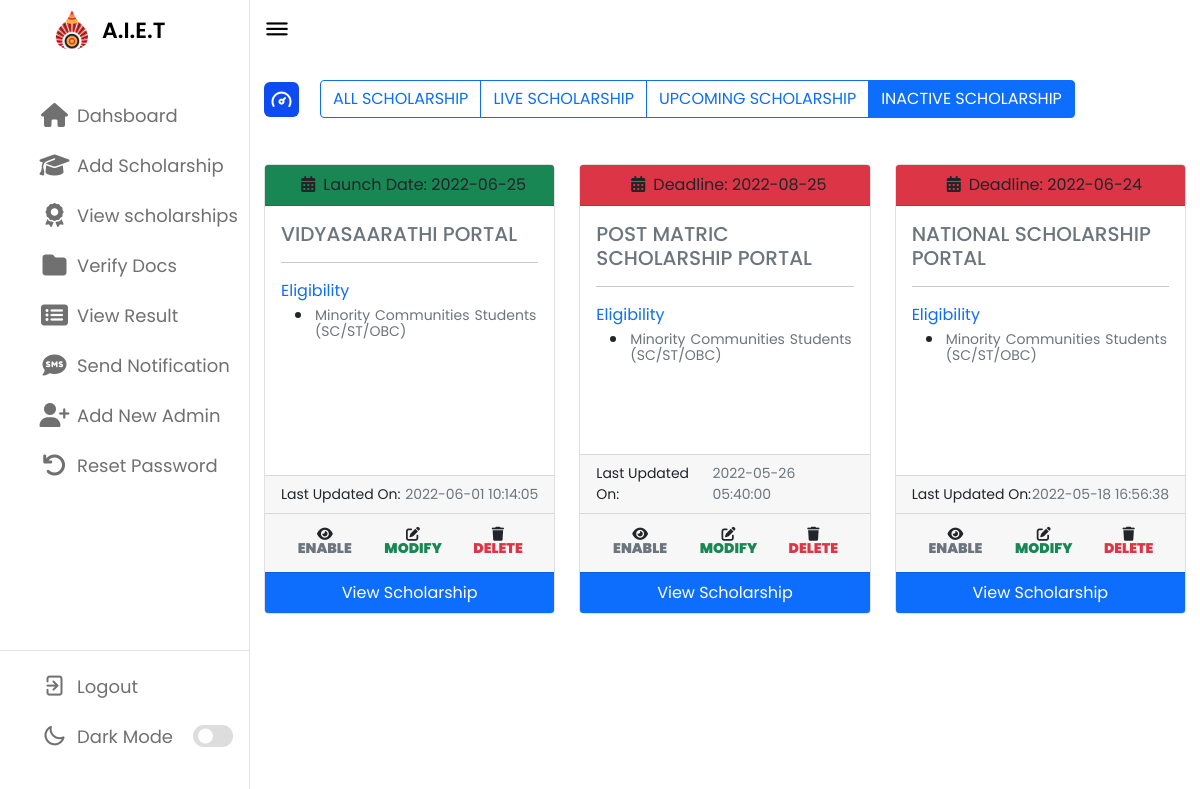
Page /Admin_Dashboard_Panel/inactive-scholarship.php (signed in) on the earlier database version.
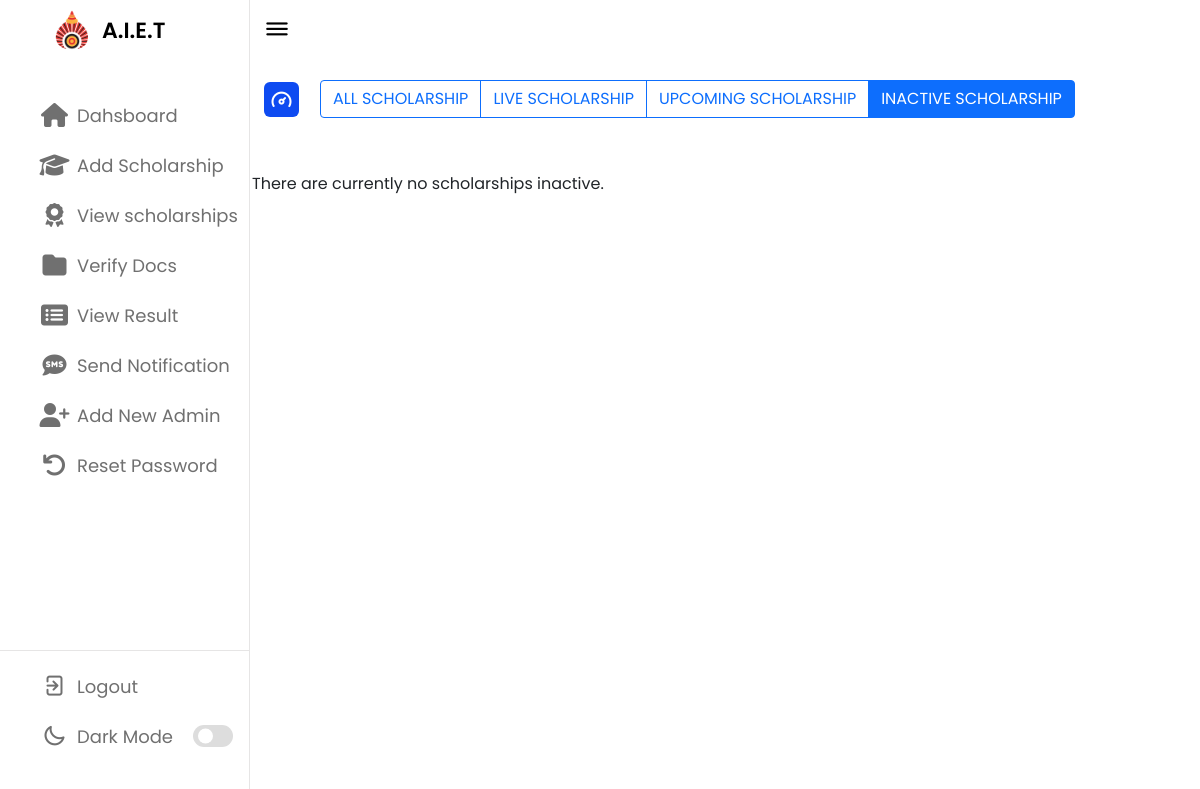
Same page on the later database version.
### tables this page shows
CREATE TABLE `elig_req` (
  `sch_name` varchar(255) DEFAULT NULL,
  `minority` varchar(255) DEFAULT NULL,
  `sc_st` varchar(255) DEFAULT NULL,
  `girls` varchar(255) DEFAULT NULL,
  `community` varchar(255) DEFAULT NULL,
  `military` varchar(255) DEFAULT NULL,
  `pwd` varchar(255) DEFAULT NULL,
  `athletic` varchar(255) DEFAULT NULL,
  `other_sch` varchar(255) DEFAULT NULL
);

CREATE TABLE `scholarship_details` (
  `id` int(11) NOT NULL,
  `sch_name` varchar(255) DEFAULT NULL,
  `sch_provider` varchar(255) DEFAULT NULL,
  `sch_start_date` date DEFAULT NULL,
  `sch_type` varchar(100) DEFAULT NULL,
  `sch_deadline` date DEFAULT NULL,
  `sch_mode` varchar(50) DEFAULT NULL,
  `sch_link` varchar(512) NOT NULL,
  `status` varchar(20) DEFAULT 'active',
  `created_at` timestamp NOT NULL DEFAULT current_timestamp() ON UPDATE current_timestamp()
);

### Admin_Dashboard_Panel/inactive-scholarship.php (the view, shortened to what the changed rows need)
<?php
include("admin-layout.php");
require_once("../db/config.php");
$sql = "SELECT * FROM scholarship_details t1 INNER JOIN elig_req t2 ON t2.sch_name = t1.sch_name WHERE (status != 'active') ORDER BY created_at DESC";
?>
<div class="dash-content">
    <div class="overview">
        <div class="title">
            <i class="uil uil-tachometer-fast-alt"></i>
            <span class="text">
            </span>
        </div>
        <div class="row">
            <?php
            if ($result = $link->query($sql)) {
                if ($result->num_rows > 0) {
                    while ($row = $result->fetch_array()) { ?>
                        <div class="col-sm-4">
                            <div class="card mt-3">
                                <div class="card-header text-center <?php echo ($row['sch_start_date'] > date("Y-m-d")) ? 'bg-success' : 'bg-danger'; ?>">
                                    <i class="fa-solid fa-calendar-days px-2"></i><?php echo ($row['sch_start_date'] > date("Y-m-d")) ? "Launch Date: " . $row["sch_start_date"] : "Deadline: " . $row["sch_deadline"]; ?>
                                </div>
                                <div class="card-body">
                                    <h5 class="card-title txt"><a class="text-decoration-none text-secondary" href="<?php echo $row['sch_link'] ?>" target="_blank" rel="noopener noreferrer"><?php echo $row["sch_name"] ?></a></h5>
                                    <hr>
                                    <div class="card-text-body">
                                        <div class="card-text text-primary">Eligibility</div>
                                        <ul>
                                            <?php if (!empty($row['minority'])) { ?>
                                                <li>
                                                    <p><small class="text-muted"><?php echo $row['minority']; ?></small></p>
                                                </li>
                                            <?php } ?>
                                    </div>
                                </div>
                                <div class="card-footer d-flex justify-content-between">
                                    <small> Last Updated On:</small>
                                    <small class="text-muted"><?php echo $row['created_at'] ?></small>
                                </div>
                                <div class="card-footer">
                                    <div class="d-flex justify-content-center">
                                        <div class="btn btn-sm"><i class="fas fa-eye" aria-hidden="true">
                                                <?php echo "<a class='px-1 text-decoration-none text-muted' onclick=\"return confirm('Do you really want to Enable this scholarship?')\" href=\"../scholarship-operation/activate-scholarship.php?id=" . $row['id'] . " \">ENABLE</a>"; ?>
                                            </i></div>
                                        <div class="btn btn-sm"><i class="fas fa-edit" aria-hidden="true">
                                                <?php echo "<a class='px-1 text-decoration-none text-success' onclick=\"return confirm('Do you really want to modify this scholarship?')\" href=\"modify-scholarship.php?id=" . $row['id'] . " \">MODIFY</a>"; ?>
                                            </i></div>
                                        <div class="btn btn-sm"><i class="fa fa-trash" aria-hidden="true">
                                                <?php echo "<a class='px-1 text-decoration-none text-danger' onclick=\"return confirm('Do you really want to delete this scholarship?')\" href=\"../scholarship-operation/delete-scholarship.php?id=" . $row['id'] . " \">DELETE</a>"; ?>
                                            </i></div>
                                    </div>
                                </div>
                                <div class="card-footer text-center bg-primary">
                                    <a href="../scholarship-operation/scholarship-details.php?id=<?php echo urlencode($row['id']) ?>" class="text-decoration-none text-white">View Scholarship</a>
                                </div>
                            </div>
                        </div>
            <?php    }
                } else {
                    echo "<br>";
                    echo "There are currently no scholarships inactive.";
                }
            } else {
                echo "ERROR: Could not able to execute $sql. " . $mysqli->error;
            }
            ?>
        </div>
    </div>
</div>

Differences in the rows shown:
removed elig_req: scholarship_details.sch_start_date "2022-06-25", sch_name "VIDYASAARATHI PORTAL", minority "Minority Communities Students(SC/ST/OBC)", scholarship_details.created_at "2022-06-01 10:14:05"
removed elig_req: scholarship_details.sch_deadline "2022-08-25", sch_name "POST MATRIC SCHOLARSHIP PORTAL", minority "Minority Communities Students(SC/ST/OBC)", scholarship_details.created_at "2022-05-26 05:40:00"
removed elig_req: scholarship_details.sch_deadline "2022-06-24", sch_name "NATIONAL SCHOLARSHIP PORTAL", minority "Minority Communities Students(SC/ST/OBC)", scholarship_details.created_at "2022-05-18 16:56:38"
Other differences:
text now shown: "There are currently no scholarships inactive."
